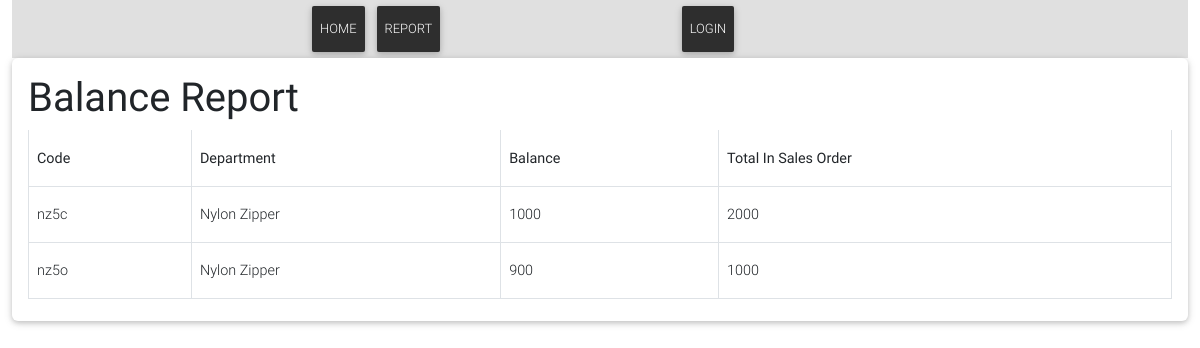
Before: /report/Sales/balance_report_view/ with the older database file.
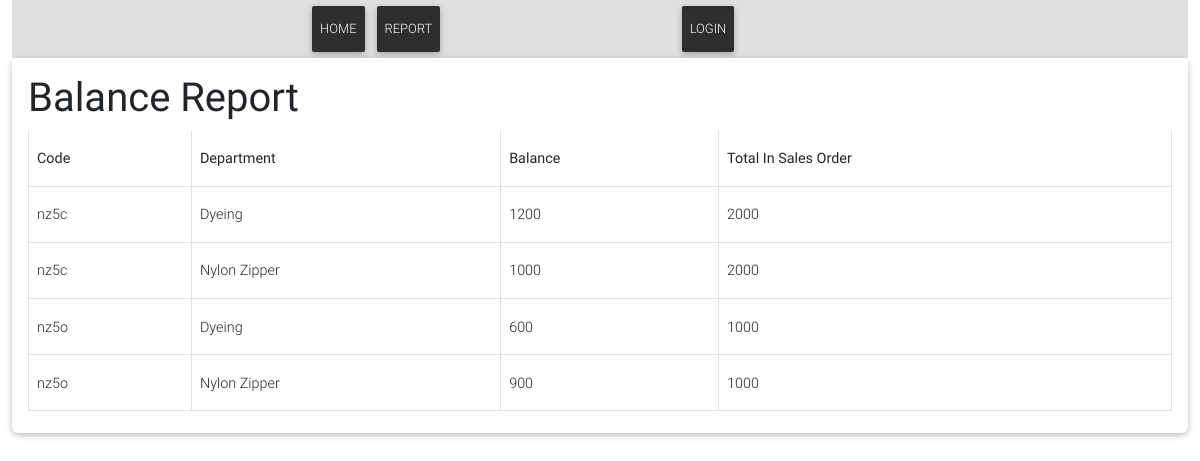
After: the same page with the newer database file.
### Production/models.py (models this page shows, shortened)
class ProductionReceiptItem(models.Model):
    lineNo = models.CharField(max_length=4,default='0') # Add the lineNo field
    orderlineNo = models.CharField(max_length=4,default='0') # Add the lineNo field
    receiptNumber = models.ForeignKey(ProductionReceipt, on_delete=models.CASCADE, null=True, default=None)
    salesOrder = models.PositiveIntegerField(default=0)
    productionNo =  models.PositiveIntegerField(default=0)
    code = models.CharField(max_length=20,default='',null=True)
    name = models.CharField(max_length=100,default='',null=True)
    uom =  models.CharField(max_length=100,default='',null=True)
    quantity = models.DecimalField(max_digits=10, decimal_places=4,default=0)
    price = models.DecimalField(max_digits=10, decimal_places=4,default=0,null=True)
    priceTotal = models.DecimalField(max_digits=10, decimal_places=4,default=0,null=True)
    size = models.CharField(max_length=100,default='',null=True)
    color = models.CharField(max_length=100,default='',null=True)
    style = models.CharField(max_length=100,default='',null=True)
    gweight = models.CharField(max_length=100,default='',null=True)
    nweight = models.CharField(max_length=100,default='',null=True)
    ctnno = models.CharField(max_length=100,default='',null=True)
    remarks = models.CharField(max_length=100,default='')
    department = models.CharField(max_length=50,default='1')
    created = models.DateField(default=date.today, editable=True)
    @staticmethod
    def get_balance_report():
        sales_order_totals = SalesOrderItem.objects.values('code').annotate(
            sales_total=Sum('quantity')
        )
        production_receipt_totals = ProductionReceiptItem.objects.values('code', 'department').annotate(
            production_total=Sum('quantity')
        )
        balance_report = {}
        for production_receipt in production_receipt_totals:
            code = production_receipt['code']
            department = production_receipt['department']
            production_total = production_receipt['production_total']
            sales_total = next(
                (item['sales_total'] for item in sales_order_totals if item['code'] == code),
                0
            )
            balance = sales_total - production_total
            if code not in balance_report:
                balance_report[code] = {}
            balance_report[code][department] = balance
        return balance_report

### Report/salesorderviews.py (the view)
# urls.py: path('Sales/balance_report_view/', salesorderviews.balance_report_view, name='balance_report_view'),
def balance_report_view(request):
    balance_report = ProductionReceiptItem.get_balance_report()
    sales_order_totals = SalesOrderItem.objects.values('code').annotate(
        sales_total=Sum('quantity')
    )
    return render(request, 'sales/balance_report_view.html', {'balance_report': balance_report,'sales_order_totals': sales_order_totals})

### Report/templates/sales/balance_report_view.html
{% extends 'basereport.html' %}
{% load static %}
{% block content %}
<section class="section card mb-5">
    <div class="card-body">
    <h1>Balance Report</h1>
    <table id="itemsTable" class="table table-bordered">
        <tr>
            <th>Code</th>
            <th>Department</th>
            <th>Balance</th>
            <th>Total In Sales Order </th>
        </tr>
        {% for code, department_data in balance_report.items %}
            {% for department, balance in department_data.items %}
                <tr>
                    <td>{{ code }}</td>
                    <td>{{ department }}</td>
                    <td>{{ balance }}</td>
                    <td>
                        {% for item in sales_order_totals %}
                            {% if item.code == code %}
                                {{ item.sales_total }}
                            {% endif %}
                        {% endfor %}
                    </td>
                </tr>
            {% endfor %}
        {% endfor %}
    </table>
    {% endblock %}

Changed rows visible on the page:
added ProductionReceiptItem: code "nz5c", department "Dyeing", balance "1200", sales_total "2000"
added ProductionReceiptItem: code "nz5o", department "Dyeing", balance "600", sales_total "1000"
